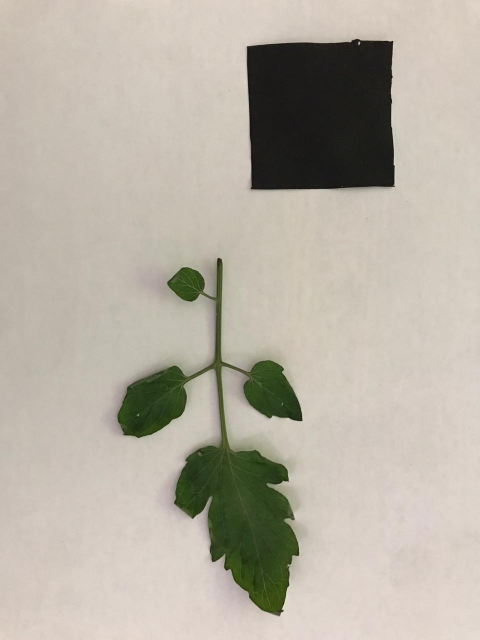
#> input picture images/tomate1.jpeg, 960 x 1280 px (shown at 1/2 size); its folder holds 4 pictures in this run
$ python main.py
#> lines starting #> are read from the running program, lines starting #| are printed output that depends on the picture; after the words box and inside, x2 and y2 are one past the last pixel; in counts of white or black regions, pixels touching at a corner belong together
import cv2
import numpy as np
from matplotlib import pyplot as plt

def show(img):
    plt.imshow(img, cmap='gray', vmin=0, vmax=255); plt.show()

#binariza a imagem
def binarization(img):

    binary = cv2.cvtColor(img, cv2.COLOR_BGR2GRAY)

    ret, binary = cv2.threshold(binary, 0, 255, cv2.THRESH_BINARY_INV+cv2.THRESH_OTSU)

    return binary

#preenche pequenos buracos dentro das figuras
def imfill(img):

    kernel = cv2.getStructuringElement(cv2.MORPH_ELLIPSE, (5,5))
    fill = cv2.morphologyEx(img, cv2.MORPH_CLOSE, kernel)

    return fill

# encontra o quadrado na imagem
def find_square(img):

    contours, _ = cv2.findContours(img, cv2.RETR_TREE, cv2.CHAIN_APPROX_NONE)

    for contour in contours:
        approx = cv2.approxPolyDP(contour, 0.02 * cv2.arcLength(contour, True), True)

        if(cv2.contourArea(contour) > 1000):
            x = approx.ravel()[0]
            y = approx.ravel()[1]

            if len(approx) == 4:
                x, y, w, h = cv2.boundingRect(contour)

                square = img[y-5:y+h+5, x-5:x+w+5]
                # show(square)

    return square

# encontra a area do pixel
def get_pixel_area(square):

    # area conhecida
    square_area = 25 # cm quadrado

    # transforma array 2-D  em um array unidimensional
    arr = square.flatten()

    # imagem binaria, logo, soma de todos os valores / 255 = total de pixeis
    total_pixels = np.sum(arr)
    total_pixels /= 255

    pixel_area = square_area / total_pixels

    return pixel_area, total_pixels

def get_leaf_area(img, pixel_area, square):


    # transforma array 2-D em um array unidimensional
    arr = img.flatten()

    # imagem binaria, logo, soma de todos os valores / 255 = total de pixeis
    total_white = np.sum(arr)
    total_white /= 255

    #subtrai os pixeis do elemento de referencia
    total_white -= square

    area = total_white * pixel_area

    return area

def main():


    for i in range(10):

        img = cv2.imread("images/tomate{i}.jpeg".format(i=i+1))
#> img is the input picture: shape (1280, 960, 3); mean B, G, R 164.5, 176.4, 183.1
        # plt.imshow(img[:,:,::-1]); plt.show()

        binary = binarization(img)
#> in binarization, `binary = cv2.cvtColor(img, cv2.COLOR_BGR2GRAY)`:
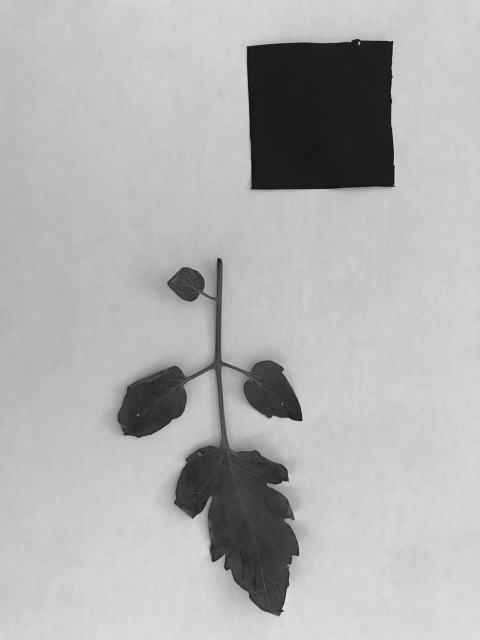
#> binary: shape (1280, 960) (shown at 1/2 size); min 2, max 235, mean 177
#> in binarization, `ret, binary = cv2.threshold(binary, 0, 255, cv2.THRESH_BINARY_INV+cv2...`:
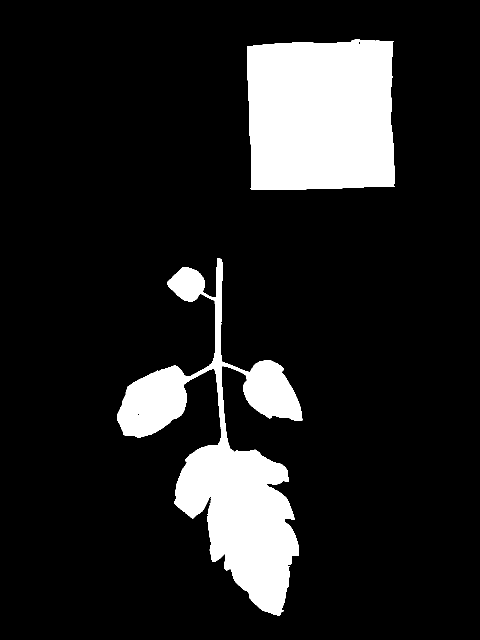
#> binary: shape (1280, 960) (shown at 1/2 size); 13.6% white; 7 white regions (5 under 20 px), largest, box (x1, y1, x2, y2) and area: (494, 78, 790, 380) 83709, (235, 516, 605, 1232) 83701
#> in binarization, `ret, binary = cv2.threshold(binary, 0, 255, cv2.THRESH_BINARY_INV+cv2...`: ret = 120
        # show(binary)

        fill = imfill(binary)
#> in imfill, `fill = cv2.morphologyEx(img, cv2.MORPH_CLOSE, kernel)`: fill: shape (1280, 960); 13.6% white; 2 white regions
        # show(fill)

        square = find_square(fill)
#> in find_square, `contours, _ = cv2.findContours(img, cv2.RETR_TREE, cv2.CHAIN_APPROX_NO..`: contours = 2 contours; box (x1, y1, x2, y2) and area: (494, 78, 790, 380) 83150, (235, 516, 605, 1232) 82379
#> the loop in find_square, `for contour in contours:` made 2 passes
#> (approx, w, h) on pass 2: ([[786, 82], [494, 93], [502, 378], [789, 372]], 296, 302)
#> pass 2, in find_square, `square = img[y-5:y+h+5, x-5:x+w+5]`:
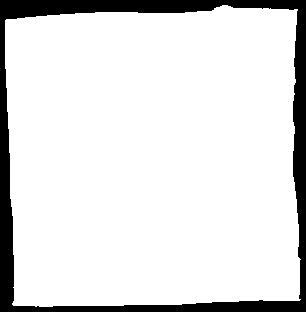
#> square: shape (312, 306); 87.7% white; 1 black region, box (x1, y1, x2, y2) and area: (0, 0, 306, 312) 11743
        # show(square)

        pixel_area, total_square = get_pixel_area(square)
#> in get_pixel_area, `total_pixels = np.sum(arr)`: total_pixels = 21350895
#> in get_pixel_area, `total_pixels /= 255`: total_pixels = 83729
#> in get_pixel_area, `pixel_area = square_area / total_pixels`: pixel_area = 0.000299
#> pixel_area = 0.000299; total_square = 83729

        leaf_area = get_leaf_area(fill, pixel_area, total_square)
#> in get_leaf_area, `total_white = np.sum(arr)`: total_white = 42736980
#> in get_leaf_area, `total_white /= 255`: total_white = 167596
#> in get_leaf_area, `total_white -= square`: total_white = 83867
#> in get_leaf_area, `area = total_white * pixel_area`: area = 25.04
#> leaf_area = 25.04
        print(round(leaf_area, 2), " cm²")
#| 25.04  cm²
#> pass 2 of the loop in main, `for i in range(10):`:
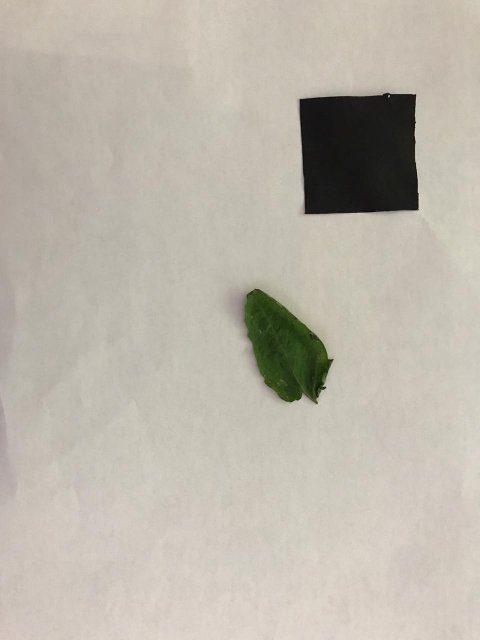
#> input picture images/tomate2.jpeg, 960 x 1280 px (shown at 1/2 size)
#> in main, img is the input picture: shape (1280, 960, 3); mean B, G, R 170.6, 182, 188.2
#> in binarization (call 2), `ret, binary = cv2.threshold(binary, 0, 255, cv2.THRESH_BINARY_INV+cv2...`:
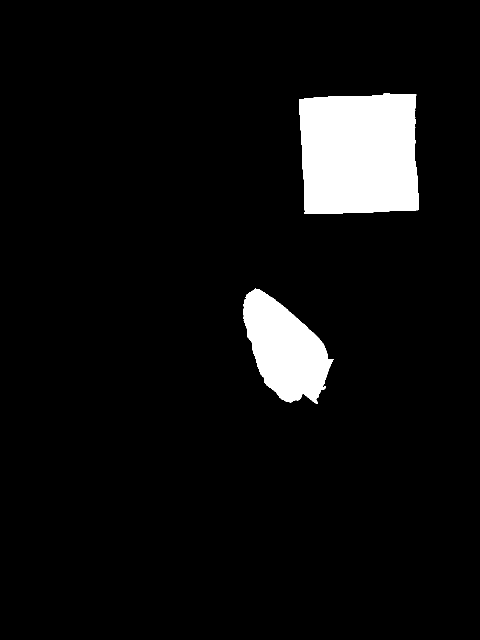
#> binary: shape (1280, 960) (shown at 1/2 size); 6.3% white; 3 white regions (1 under 20 px), largest, box (x1, y1, x2, y2) and area: (599, 186, 838, 428) 53227, (486, 577, 667, 808) 24731
#> ret = 113
#> fill: shape (1280, 960); 6.3% white; 2 white regions
#> contours = 2 contours; box (x1, y1, x2, y2) and area: (599, 186, 838, 428) 52782, (486, 577, 667, 808) 24474
#> the loop in find_square (call 2), `for contour in contours:` made 2 passes
#> (approx, w, h) on pass 2: ([[831, 188], [599, 198], [609, 427], [837, 419]], 239, 242)
#> pass 2, in find_square (call 2), `square = img[y-5:y+h+5, x-5:x+w+5]`:
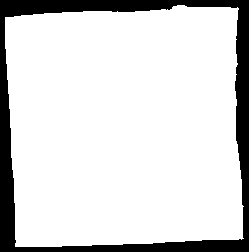
#> square: shape (252, 249); 84.9% white; 1 black region, box (x1, y1, x2, y2) and area: (0, 0, 249, 252) 9505
#> in main, `pixel_area, total_square = get_pixel_area(square)`: pixel_area = 0.00047; total_square = 53243
#> leaf_area = 11.63
#| 11.63  cm²
#> pass 3 of the loop in main, `for i in range(10):`:
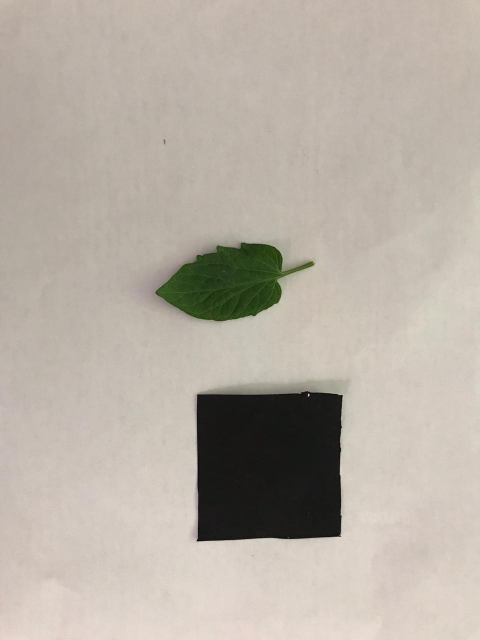
#> input picture images/tomate3.jpeg, 960 x 1280 px (shown at 1/2 size)
#> in main, img is the input picture: shape (1280, 960, 3); mean B, G, R 164.6, 174.8, 183
#> in binarization (call 3), `ret, binary = cv2.threshold(binary, 0, 255, cv2.THRESH_BINARY_INV+cv2...`:
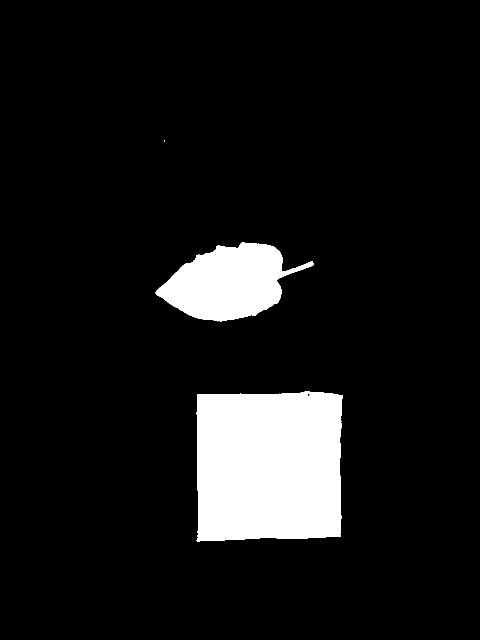
#> binary: shape (1280, 960) (shown at 1/2 size); 9.1% white; 4 white regions (2 under 20 px), largest, box (x1, y1, x2, y2) and area: (393, 782, 685, 1083) 83265, (311, 485, 628, 643) 29100
#> ret = 111
#> fill: shape (1280, 960); 9.1% white; 3 white regions (1 under 20 px)
#> contours = 3 contours, 1 with area under 20; largest, box (x1, y1, x2, y2) and area: (393, 782, 685, 1083) 82724, (311, 485, 628, 643) 28740
#> the loop in find_square (call 3), `for contour in contours:` made 3 passes
#> (approx, w, h) on pass 1: ([[684, 790], [394, 789], [394, 1082], [681, 1072]], 292, 301)
#> pass 1, in find_square (call 3), `square = img[y-5:y+h+5, x-5:x+w+5]`:
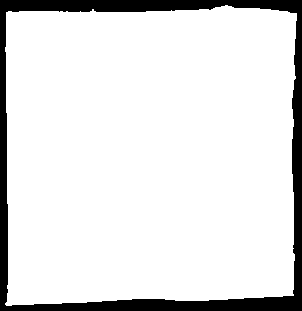
#> square: shape (311, 302); 88.7% white; 1 black region, box (x1, y1, x2, y2) and area: (0, 0, 302, 311) 10620
#> in main, `pixel_area, total_square = get_pixel_area(square)`: pixel_area = 0.0003; total_square = 83302
#> leaf_area = 8.74
#| 8.74  cm²
#> the loop made 4 passes; the first 3 are shown

#> (the run stopped early here; a loop or call above may not have finished)
